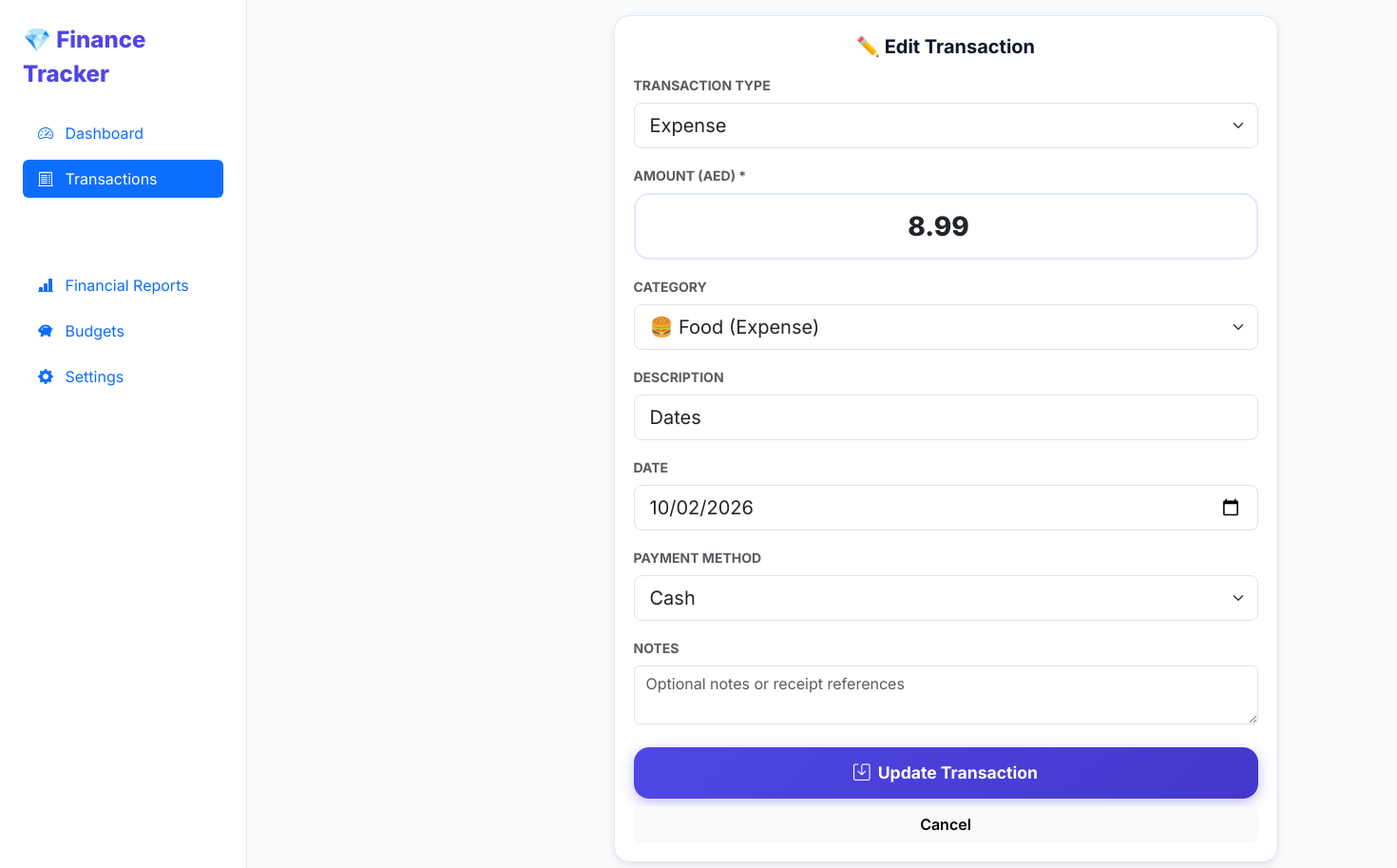
The app's page /transactions/9/edit/ with its own data.
### finance/models.py (models this page shows, shortened)
class Transaction(models.Model):
    TYPE_CHOICES = (
        ('EXPENSE', 'Expense'),
        ('INCOME', 'Income'),
    )
    PAYMENT_CHOICES = (
        ('CASH', 'Cash'),
        ('BANK', 'Bank Transfer'),
        ('CARD', 'Card'),
        ('UPI', 'UPI / Online'),
        ('OTHER', 'Other'),
    )
    transaction_type = models.CharField(max_length=10, choices=TYPE_CHOICES, default='EXPENSE')
    amount = models.DecimalField(max_digits=12, decimal_places=2)
    category = models.ForeignKey(Category, on_delete=models.SET_NULL, null=True, blank=True, related_name='transactions')
    description = models.CharField(max_length=255, blank=True, default='')
    transaction_date = models.DateField(default=timezone.now)
    payment_method = models.CharField(max_length=10, choices=PAYMENT_CHOICES, default='CASH')
    notes = models.TextField(blank=True, default='')
    created_at = models.DateTimeField(auto_now_add=True)
    updated_at = models.DateTimeField(auto_now=True)
    class Meta:
        ordering = ['-transaction_date', '-created_at']

### finance/views.py (the view)
# urls.py: path('transactions/<int:pk>/edit/', views.transaction_edit_view, name='transaction_edit'),
def transaction_edit_view(request, pk):
    tx = get_object_or_404(Transaction, pk=pk)
    if request.method == 'POST':
        form = TransactionForm(request.POST, instance=tx)
        if form.is_valid():
            tx = form.save()
            messages.success(request, "Transaction updated successfully!")
            return redirect('transaction_list')
        else:
            messages.error(request, "Please check form errors.")
    else:
        form = TransactionForm(instance=tx)
    context = {
        'active_page': 'transactions',
        'form': form,
        'transaction': tx,
    }
    return render(request, 'transactions/edit.html', context)

### finance/models.py (called while the page is built)
    def __str__(self):
        return f"{self.icon} {self.name} ({self.get_category_type_display()})"

    @classmethod
    def get_setting(cls, key, default=''):
        try:
            return cls.objects.get(key=key).value
        except cls.DoesNotExist:
            return getattr(settings, key, default)

### finance/services.py (called while the page is built)
def get_currency():
    return AppSetting.get_setting('DEFAULT_CURRENCY', 'AED')

### finance/views.py (called while the page is built)
def global_settings_context(request):
    return {
        'CURRENCY': get_currency(),
    }

### finance/templates/transactions/edit.html (shortened to what this page needs)
{% extends 'base.html' %}
{% block content %}
<div class="row justify-content-center">
    <div class="col-12 col-md-8 col-lg-6">
        <div class="glass-card">
            <h5 class="fw-bold mb-3 text-center">✏️ Edit Transaction</h5>
            <form method="POST">
                <div class="mb-3">
                    <label class="form-label text-muted small fw-bold">TRANSACTION TYPE</label>
                    {{ form.transaction_type }}
                </div>
                <div class="mb-3">
                    <label class="form-label text-muted small fw-bold">AMOUNT ({{ CURRENCY }}) *</label>
                    {{ form.amount }}
                </div>
                <div class="mb-3">
                    <label class="form-label text-muted small fw-bold">CATEGORY</label>
                    {{ form.category }}
                </div>
                <div class="mb-3">
                    <label class="form-label text-muted small fw-bold">DESCRIPTION</label>
                    {{ form.description }}
                </div>
                <div class="mb-3">
                    <label class="form-label text-muted small fw-bold">DATE</label>
                    {{ form.transaction_date }}
                </div>
                <div class="mb-3">
                    <label class="form-label text-muted small fw-bold">PAYMENT METHOD</label>
                    {{ form.payment_method }}
                </div>
                <div class="mb-3">
                    <label class="form-label text-muted small fw-bold">NOTES</label>
                    {{ form.notes }}
                </div>
                <div class="d-grid gap-2 mt-4">
                    <button type="submit" class="btn btn-primary-lg">
                        <i class="bi bi-save me-1"></i> Update Transaction
                    </button>
                    <a href="{% url 'transaction_list' %}" class="btn btn-light fw-semibold">Cancel</a>
                </div>
            </form>
        </div>
    </div>
</div>
{% endblock %}

### finance/static/css/style.css (style rules this page uses)
:root { --bg-main: #f8fafc; --bg-card: #ffffff; --text-main: #0f172a; --text-muted: #64748b; --primary: #4f46e5; --primary-hover: #4338ca; --primary-light: #e0e7ff; --income-color: #10b981; --income-bg: #ecfdf5; --expense-color: #f43f5e; --expense-bg: #fff1f2; --warning-color: #f59e0b; --warning-bg: #fffbeb; --danger-color: #ef4444; --danger-bg: #fef2f2; --border-color: #e2e8f0; --shadow-sm: 0 1px 3px rgba(15, 23, 42, 0.06), 0 1px 2px rgba(15, 23, 42, 0.04); --shadow-md: 0 4px 12px -2px rgba(15, 23, 42, 0.08), 0 2px 6px -1px rgba(15, 23, 42, 0.04); --shadow-lg: 0 10px 25px -3px rgba(79, 70, 229, 0.15), 0 4px 10px -2px rgba(15, 23, 42, 0.05); --radius-sm: 10px; --radius-md: 16px; --radius-lg: 24px; }
body { background-color: var(--bg-main); color: var(--text-main); font-family: 'Inter', -apple-system, BlinkMacSystemFont, "Segoe UI", Roboto, sans-serif; padding-bottom: 90px; margin: 0; -webkit-tap-highlight-color: transparent; }
@media (min-width: 992px) { body { padding-bottom: 30px; } }
.glass-card { background: var(--bg-card); border: 1px solid var(--border-color); border-radius: var(--radius-md); box-shadow: var(--shadow-md); padding: 1.25rem; margin-bottom: 1.25rem; transition: transform 0.2s ease, box-shadow 0.2s ease; }
.form-input-lg { font-size: 1.75rem !important; font-weight: 800 !important; text-align: center; padding: 0.75rem !important; border-radius: var(--radius-md) !important; border: 2px solid var(--primary-light) !important; }
.btn-primary-lg { background: linear-gradient(135deg, #4f46e5 0%, #4338ca 100%); color: #fff; font-weight: 700; font-size: 1.1rem; padding: 0.85rem 1.5rem; border-radius: var(--radius-md); border: none; width: 100%; box-shadow: 0 4px 14px rgba(79, 70, 229, 0.35); }

### records on screen
Transaction: transaction_type "Expense", amount "8.99", category "🍔 Food (Expense)", description "Dates", transaction_date "10/02/2026", payment_method "Cash"

### other values on screen
{{ CURRENCY }} "AED"
